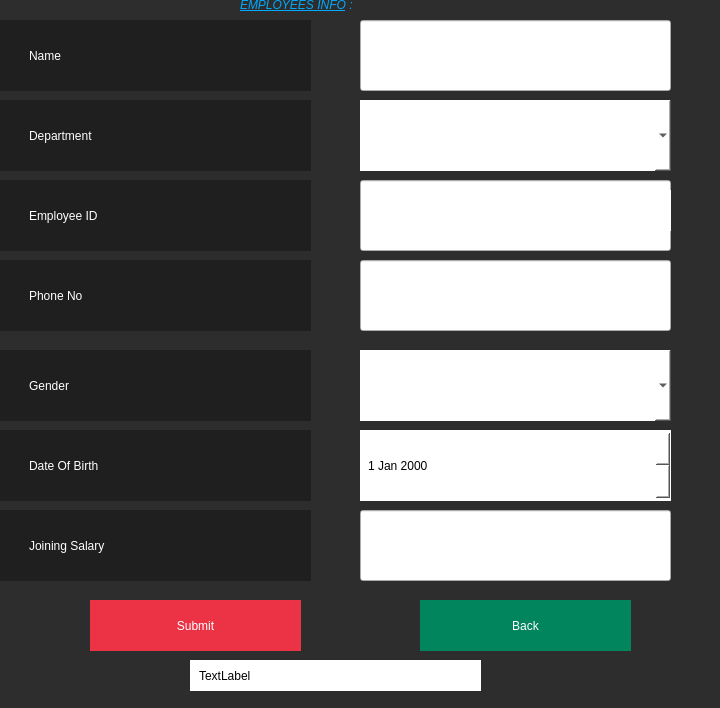
<?xml version="1.0" encoding="UTF-8"?>
<ui version="4.0">
 <class>AddEmp</class>
 <widget class="QDialog" name="AddEmp">
  <property name="geometry">
   <rect>
    <x>0</x>
    <y>0</y>
    <width>720</width>
    <height>708</height>
   </rect>
  </property>
  <property name="minimumSize">
   <size>
    <width>720</width>
    <height>480</height>
   </size>
  </property>
  <property name="windowTitle">
   <string>Dialog</string>
  </property>
  <property name="styleSheet">
   <string notr="true">#AddEmp
{
	background:#2D2D2D;
}</string>
  </property>
  <widget class="QLabel" name="addconnection">
   <property name="geometry">
    <rect>
     <x>190</x>
     <y>660</y>
     <width>291</width>
     <height>31</height>
    </rect>
   </property>
   <property name="styleSheet">
    <string notr="true">#addconnection
{
	background:white;
	color:black;
	border:none;
	padding-left:6px;
}</string>
   </property>
   <property name="text">
    <string>TextLabel</string>
   </property>
  </widget>
  <widget class="QLabel" name="label">
   <property name="geometry">
    <rect>
     <x>0</x>
     <y>20</y>
     <width>311</width>
     <height>71</height>
    </rect>
   </property>
   <property name="styleSheet">
    <string notr="true">#label
{
	text-align:left;
	padding-left:26px;
	border:none;	
	color:white;	
	background:#1F1F1F;
}
#label:hover
{
	text-align:left;
	padding-left:26px;
	border:none;	
	color:white;	
	background:#333;
}</string>
   </property>
   <property name="text">
    <string>Name</string>
   </property>
  </widget>
  <widget class="QLabel" name="label_2">
   <property name="geometry">
    <rect>
     <x>0</x>
     <y>100</y>
     <width>311</width>
     <height>71</height>
    </rect>
   </property>
   <property name="styleSheet">
    <string notr="true">#label_2
{
	text-align:left;
	padding-left:26px;
	border:none;	
	color:white;	
	background:#1F1F1F;
}
#label_2:hover
{
	text-align:left;
	padding-left:26px;
	border:none;	
	color:white;	
	background:#333;
}</string>
   </property>
   <property name="text">
    <string>Department</string>
   </property>
  </widget>
  <widget class="QLabel" name="label_3">
   <property name="geometry">
    <rect>
     <x>0</x>
     <y>350</y>
     <width>311</width>
     <height>71</height>
    </rect>
   </property>
   <property name="styleSheet">
    <string notr="true">#label_3
{
	text-align:left;
	padding-left:26px;
	border:none;	
	color:white;	
	background:#1F1F1F;
}
#labe_3l:hover
{
	text-align:left;
	padding-left:26px;
	border:none;	
	color:white;	
	background:#333;
}</string>
   </property>
   <property name="text">
    <string>Gender</string>
   </property>
  </widget>
  <widget class="QLineEdit" name="Ename">
   <property name="geometry">
    <rect>
     <x>360</x>
     <y>20</y>
     <width>311</width>
     <height>71</height>
    </rect>
   </property>
   <property name="styleSheet">
    <string notr="true">#lineEdit_name
{
	background:white;
	color:black;
	border:none;
	padding-left:6px;
}</string>
   </property>
  </widget>
  <widget class="QComboBox" name="Egen">
   <property name="geometry">
    <rect>
     <x>360</x>
     <y>350</y>
     <width>311</width>
     <height>71</height>
    </rect>
   </property>
   <property name="styleSheet">
    <string notr="true">#Egen
{
	background:white;
	color:black;
	border:none;
	padding-left:6px;
}</string>
   </property>
  </widget>
  <widget class="QLabel" name="label_4">
   <property name="geometry">
    <rect>
     <x>0</x>
     <y>430</y>
     <width>311</width>
     <height>71</height>
    </rect>
   </property>
   <property name="styleSheet">
    <string notr="true">#label_4
{
	text-align:left;
	padding-left:26px;
	border:none;	
	color:white;	
	background:#1F1F1F;
}
#labe_4:hover
{
	text-align:left;
	padding-left:26px;
	border:none;	
	color:white;	
	background:#333;
}</string>
   </property>
   <property name="text">
    <string>Date Of Birth</string>
   </property>
  </widget>
  <widget class="QDateEdit" name="dateEdit">
   <property name="geometry">
    <rect>
     <x>360</x>
     <y>430</y>
     <width>311</width>
     <height>71</height>
    </rect>
   </property>
   <property name="styleSheet">
    <string notr="true">#dateEdit
{
	background:white;
	color:black;
	border:none;
	padding-left:6px;
}</string>
   </property>
  </widget>
  <widget class="QLabel" name="label_5">
   <property name="geometry">
    <rect>
     <x>0</x>
     <y>260</y>
     <width>311</width>
     <height>71</height>
    </rect>
   </property>
   <property name="styleSheet">
    <string notr="true">#label_5
{
	text-align:left;
	padding-left:26px;
	border:none;	
	color:white;	
	background:#1F1F1F;
}
#labe_5:hover
{
	text-align:left;
	padding-left:26px;
	border:none;	
	color:white;	
	background:#333;
}</string>
   </property>
   <property name="text">
    <string>Phone No</string>
   </property>
  </widget>
  <widget class="QLineEdit" name="Ephone">
   <property name="geometry">
    <rect>
     <x>360</x>
     <y>260</y>
     <width>311</width>
     <height>71</height>
    </rect>
   </property>
   <property name="styleSheet">
    <string notr="true">#lineEdit_PH
{
	background:white;
	color:black;
	border:none;
	padding-left:6px;
}</string>
   </property>
  </widget>
  <widget class="QLabel" name="label_6">
   <property name="geometry">
    <rect>
     <x>0</x>
     <y>510</y>
     <width>311</width>
     <height>71</height>
    </rect>
   </property>
   <property name="styleSheet">
    <string notr="true">#label_6
{
	text-align:left;
	padding-left:26px;
	border:none;	
	color:white;	
	background:#1F1F1F;
}
#labe_6:hover
{
	text-align:left;
	padding-left:26px;
	border:none;	
	color:white;	
	background:#333;
}</string>
   </property>
   <property name="text">
    <string>Joining Salary </string>
   </property>
  </widget>
  <widget class="QLineEdit" name="Ejon">
   <property name="geometry">
    <rect>
     <x>360</x>
     <y>510</y>
     <width>311</width>
     <height>71</height>
    </rect>
   </property>
   <property name="styleSheet">
    <string notr="true">#lineEdit_jo
{
	background:white;
	color:black;
	border:none;
	padding-left:6px;
}</string>
   </property>
  </widget>
  <widget class="QPushButton" name="SubButton">
   <property name="geometry">
    <rect>
     <x>90</x>
     <y>600</y>
     <width>211</width>
     <height>51</height>
    </rect>
   </property>
   <property name="styleSheet">
    <string notr="true">#SubButton
{
	background:#EC3245;
	border:none;
	color:white;
}

#SubButton:hover
{
	background:#2d2d2d;
	border:2px solid #EC3245;
	color:#EC3245;
}</string>
   </property>
   <property name="text">
    <string>Submit</string>
   </property>
  </widget>
  <widget class="QPushButton" name="BackButton">
   <property name="geometry">
    <rect>
     <x>420</x>
     <y>600</y>
     <width>211</width>
     <height>51</height>
    </rect>
   </property>
   <property name="styleSheet">
    <string notr="true">#BackButton
{
	background:#00855C;
	border:none;
	color:white;
}

#BackButton:hover
{
	background:#2D2D2D;
	border:2px solid #00855C;
	color:#00855C;
}</string>
   </property>
   <property name="text">
    <string>Back</string>
   </property>
  </widget>
  <widget class="QLabel" name="label_7">
   <property name="geometry">
    <rect>
     <x>240</x>
     <y>-30</y>
     <width>241</width>
     <height>71</height>
    </rect>
   </property>
   <property name="text">
    <string>&lt;html&gt;&lt;head/&gt;&lt;body&gt;&lt;p&gt;&lt;span style=&quot; font-style:italic; text-decoration: underline; color:#00aaff;&quot;&gt;EMPLOYEES INFO&lt;/span&gt;&lt;span style=&quot; font-style:italic; color:#00aaff;&quot;&gt; : &lt;/span&gt;&lt;/p&gt;&lt;/body&gt;&lt;/html&gt;</string>
   </property>
  </widget>
  <widget class="QLineEdit" name="Eid">
   <property name="geometry">
    <rect>
     <x>360</x>
     <y>180</y>
     <width>311</width>
     <height>71</height>
    </rect>
   </property>
  </widget>
  <widget class="QLabel" name="label_8">
   <property name="geometry">
    <rect>
     <x>0</x>
     <y>180</y>
     <width>311</width>
     <height>71</height>
    </rect>
   </property>
   <property name="styleSheet">
    <string notr="true">#label_8
{
	text-align:left;
	padding-left:26px;
	border:none;	
	color:white;	
	background:#1F1F1F;
}
#label_8:hover
{
	text-align:left;
	padding-left:26px;
	border:none;	
	color:white;	
	background:#333;
}</string>
   </property>
   <property name="text">
    <string>Employee ID</string>
   </property>
  </widget>
  <widget class="QPushButton" name="pushButton">
   <property name="geometry">
    <rect>
     <x>610</x>
     <y>190</y>
     <width>61</width>
     <height>41</height>
    </rect>
   </property>
   <property name="styleSheet">
    <string notr="true">#pushButton
{
	border:none;
	background:white;
}</string>
   </property>
   <property name="text">
    <string/>
   </property>
   <property name="icon">
    <iconset resource="Images.qrc">
     <normaloff>:/Assets/id_card.png</normaloff>:/Assets/id_card.png</iconset>
   </property>
   <property name="iconSize">
    <size>
     <width>32</width>
     <height>32</height>
    </size>
   </property>
  </widget>
  <widget class="QComboBox" name="Edep">
   <property name="geometry">
    <rect>
     <x>360</x>
     <y>100</y>
     <width>311</width>
     <height>71</height>
    </rect>
   </property>
   <property name="styleSheet">
    <string notr="true">#Edep
{
	background:white;
	color:black;
	border:none;
	padding-left:6px;
}</string>
   </property>
  </widget>
  <widget class="QLabel" name="label_9">
   <property name="geometry">
    <rect>
     <x>600</x>
     <y>440</y>
     <width>61</width>
     <height>51</height>
    </rect>
   </property>
   <property name="text">
    <string/>
   </property>
   <property name="pixmap">
    <pixmap resource="Images.qrc">:/Assets/cal.png</pixmap>
   </property>
  </widget>
 </widget>
 <resources>
  <include location="Images.qrc"/>
 </resources>
 <connections/>
</ui>
